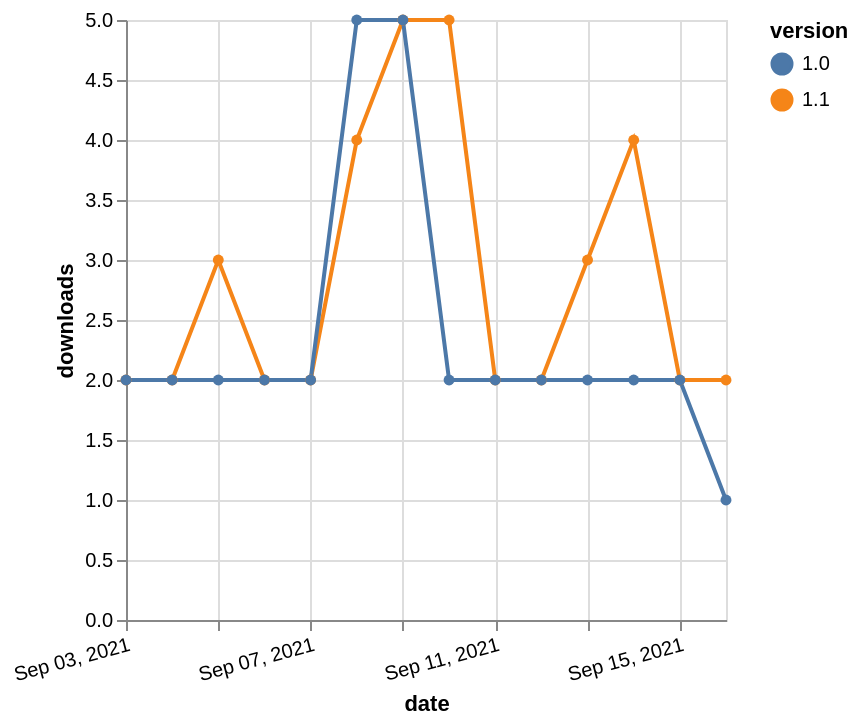

Vega-Lite specification stored for this chart:
### Vega-Lite specification from a JSON file in a GitHub repository (floating-point values rounded to 4 significant figures)
{"$schema": "https://vega.github.io/schema/vega-lite/v5.json", "description": "A simple bar chart with embedded data.", "data": {"values": [{"date": "2021-09-03", "total": 3583, "delta": 2, "version": "1.1"}, {"date": "2021-09-04", "total": 3585, "delta": 2, "version": "1.1"}, {"date": "2021-09-05", "total": 3588, "delta": 3, "version": "1.1"}, {"date": "2021-09-06", "total": 3590, "delta": 2, "version": "1.1"}, {"date": "2021-09-07", "total": 3592, "delta": 2, "version": "1.1"}, {"date": "2021-09-08", "total": 3596, "delta": 4, "version": "1.1"}, {"date": "2021-09-09", "total": 3601, "delta": 5, "version": "1.1"}, {"date": "2021-09-10", "total": 3606, "delta": 5, "version": "1.1"}, {"date": "2021-09-11", "total": 3608, "delta": 2, "version": "1.1"}, {"date": "2021-09-12", "total": 3610, "delta": 2, "version": "1.1"}, {"date": "2021-09-13", "total": 3613, "delta": 3, "version": "1.1"}, {"date": "2021-09-14", "total": 3617, "delta": 4, "version": "1.1"}, {"date": "2021-09-15", "total": 3619, "delta": 2, "version": "1.1"}, {"date": "2021-09-16", "total": 3621, "delta": 2, "version": "1.1"}, {"date": "2021-09-03", "total": 2629, "delta": 2, "version": "1.0"}, {"date": "2021-09-04", "total": 2631, "delta": 2, "version": "1.0"}, {"date": "2021-09-05", "total": 2633, "delta": 2, "version": "1.0"}, {"date": "2021-09-06", "total": 2635, "delta": 2, "version": "1.0"}, {"date": "2021-09-07", "total": 2637, "delta": 2, "version": "1.0"}, {"date": "2021-09-08", "total": 2642, "delta": 5, "version": "1.0"}, {"date": "2021-09-09", "total": 2647, "delta": 5, "version": "1.0"}, {"date": "2021-09-10", "total": 2649, "delta": 2, "version": "1.0"}, {"date": "2021-09-11", "total": 2651, "delta": 2, "version": "1.0"}, {"date": "2021-09-12", "total": 2653, "delta": 2, "version": "1.0"}, {"date": "2021-09-13", "total": 2655, "delta": 2, "version": "1.0"}, {"date": "2021-09-14", "total": 2657, "delta": 2, "version": "1.0"}, {"date": "2021-09-15", "total": 2659, "delta": 2, "version": "1.0"}, {"date": "2021-09-16", "total": 2660, "delta": 1, "version": "1.0"}]}, "width": "container", "mark": {"type": "line", "point": {"filled": true}}, "encoding": {"x": {"field": "date", "type": "temporal", "timeUnit": "yearmonthdate", "title": "date", "axis": {"labelAngle": -15}}, "y": {"field": "delta", "type": "quantitative", "title": "downloads"}, "color": {"field": "version", "type": "nominal"}, "tooltip": {"field": "delta"}}}
